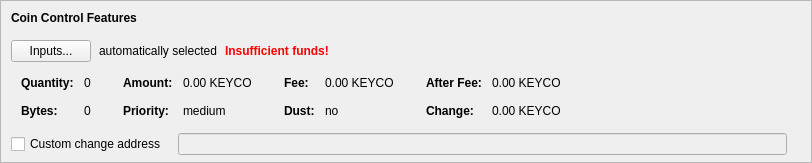
    <widget class="QFrame" name="frameCoinControl">
     <property name="sizePolicy">
      <sizepolicy hsizetype="Expanding" vsizetype="Expanding">
       <horstretch>0</horstretch>
       <verstretch>0</verstretch>
      </sizepolicy>
     </property>
     <property name="maximumSize">
      <size>
       <width>16777215</width>
       <height>16777215</height>
      </size>
     </property>
     <property name="frameShape">
      <enum>QFrame::StyledPanel</enum>
     </property>
     <property name="frameShadow">
      <enum>QFrame::Sunken</enum>
     </property>
     <layout class="QVBoxLayout" name="verticalLayoutCoinControl2">
      <property name="spacing">
       <number>0</number>
      </property>
      <property name="leftMargin">
       <number>0</number>
      </property>
      <property name="topMargin">
       <number>0</number>
      </property>
      <property name="rightMargin">
       <number>0</number>
      </property>
      <property name="bottomMargin">
       <number>6</number>
      </property>
      <item>
       <layout class="QVBoxLayout" name="verticalLayoutCoinControl" stretch="0,0,0,0,1">
        <property name="spacing">
         <number>0</number>
        </property>
        <property name="leftMargin">
         <number>10</number>
        </property>
        <property name="topMargin">
         <number>10</number>
        </property>
        <item>
         <layout class="QHBoxLayout" name="horizontalLayoutCoinControl1">
          <property name="bottomMargin">
           <number>15</number>
          </property>
          <item>
           <widget class="QLabel" name="labelCoinControlFeatures">
            <property name="sizePolicy">
             <sizepolicy hsizetype="Preferred" vsizetype="Maximum">
              <horstretch>0</horstretch>
              <verstretch>0</verstretch>
             </sizepolicy>
            </property>
            <property name="font">
             <font>
              <weight>75</weight>
              <bold>true</bold>
             </font>
            </property>
            <property name="styleSheet">
             <string notr="true">font-weight:bold;</string>
            </property>
            <property name="text">
             <string>Coin Control Features</string>
            </property>
           </widget>
          </item>
         </layout>
        </item>
        <item>
         <layout class="QHBoxLayout" name="horizontalLayoutCoinControl2" stretch="0,0,0,0">
          <property name="spacing">
           <number>8</number>
          </property>
          <property name="bottomMargin">
           <number>10</number>
          </property>
          <item>
           <widget class="QPushButton" name="pushButtonCoinControl">
            <property name="styleSheet">
             <string notr="true"/>
            </property>
            <property name="text">
             <string>Inputs...</string>
            </property>
            <property name="autoDefault">
             <bool>false</bool>
            </property>
           </widget>
          </item>
          <item>
           <widget class="QLabel" name="labelCoinControlAutomaticallySelected">
            <property name="text">
             <string>automatically selected</string>
            </property>
            <property name="margin">
             <number>5</number>
            </property>
           </widget>
          </item>
          <item>
           <widget class="QLabel" name="labelCoinControlInsuffFunds">
            <property name="font">
             <font>
              <weight>75</weight>
              <bold>true</bold>
             </font>
            </property>
            <property name="styleSheet">
             <string notr="true">color:red;font-weight:bold;</string>
            </property>
            <property name="text">
             <string>Insufficient funds!</string>
            </property>
            <property name="margin">
             <number>5</number>
            </property>
           </widget>
          </item>
          <item>
           <spacer name="horizontalSpacerCoinControl">
            <property name="orientation">
             <enum>Qt::Horizontal</enum>
            </property>
            <property name="sizeHint" stdset="0">
             <size>
              <width>40</width>
              <height>1</height>
             </size>
            </property>
           </spacer>
          </item>
         </layout>
        </item>
        <item>
         <widget class="QWidget" name="widgetCoinControl" native="true">
          <property name="sizePolicy">
           <sizepolicy hsizetype="Preferred" vsizetype="Preferred">
            <horstretch>0</horstretch>
            <verstretch>0</verstretch>
           </sizepolicy>
          </property>
          <property name="minimumSize">
           <size>
            <width>0</width>
            <height>0</height>
           </size>
          </property>
          <property name="styleSheet">
           <string notr="true"/>
          </property>
          <layout class="QHBoxLayout" name="horizontalLayoutCoinControl5">
           <property name="leftMargin">
            <number>0</number>
           </property>
           <property name="topMargin">
            <number>0</number>
           </property>
           <property name="rightMargin">
            <number>0</number>
           </property>
           <property name="bottomMargin">
            <number>0</number>
           </property>
           <item>
            <layout class="QHBoxLayout" name="horizontalLayoutCoinControl3" stretch="0,0,0,1">
             <property name="spacing">
              <number>20</number>
             </property>
             <property name="topMargin">
              <number>0</number>
             </property>
             <property name="bottomMargin">
              <number>10</number>
             </property>
             <item>
              <layout class="QFormLayout" name="formLayoutCoinControl1">
               <property name="horizontalSpacing">
                <number>10</number>
               </property>
               <property name="verticalSpacing">
                <number>14</number>
               </property>
               <property name="leftMargin">
                <number>10</number>
               </property>
               <property name="topMargin">
                <number>4</number>
               </property>
               <property name="rightMargin">
                <number>6</number>
               </property>
               <item row="0" column="0">
                <widget class="QLabel" name="labelCoinControlQuantityText">
                 <property name="font">
                  <font>
                   <weight>75</weight>
                   <bold>true</bold>
                  </font>
                 </property>
                 <property name="text">
                  <string>Quantity:</string>
                 </property>
                 <property name="margin">
                  <number>0</number>
                 </property>
                </widget>
               </item>
               <item row="0" column="1">
                <widget class="QLabel" name="labelCoinControlQuantity">
                 <property name="cursor">
                  <cursorShape>IBeamCursor</cursorShape>
                 </property>
                 <property name="contextMenuPolicy">
                  <enum>Qt::ActionsContextMenu</enum>
                 </property>
                 <property name="text">
                  <string notr="true">0</string>
                 </property>
                 <property name="margin">
                  <number>0</number>
                 </property>
                 <property name="textInteractionFlags">
                  <set>Qt::LinksAccessibleByMouse|Qt::TextSelectableByKeyboard|Qt::TextSelectableByMouse</set>
                 </property>
                </widget>
               </item>
               <item row="1" column="0">
                <widget class="QLabel" name="labelCoinControlBytesText">
                 <property name="font">
                  <font>
                   <weight>75</weight>
                   <bold>true</bold>
                  </font>
                 </property>
                 <property name="text">
                  <string>Bytes:</string>
                 </property>
                </widget>
               </item>
               <item row="1" column="1">
                <widget class="QLabel" name="labelCoinControlBytes">
                 <property name="cursor">
                  <cursorShape>IBeamCursor</cursorShape>
                 </property>
                 <property name="contextMenuPolicy">
                  <enum>Qt::ActionsContextMenu</enum>
                 </property>
                 <property name="text">
                  <string notr="true">0</string>
                 </property>
                 <property name="textInteractionFlags">
                  <set>Qt::LinksAccessibleByMouse|Qt::TextSelectableByKeyboard|Qt::TextSelectableByMouse</set>
                 </property>
                </widget>
               </item>
              </layout>
             </item>
             <item>
              <layout class="QFormLayout" name="formLayoutCoinControl2">
               <property name="horizontalSpacing">
                <number>10</number>
               </property>
               <property name="verticalSpacing">
                <number>14</number>
               </property>
               <property name="leftMargin">
                <number>6</number>
               </property>
               <property name="topMargin">
                <number>4</number>
               </property>
               <property name="rightMargin">
                <number>6</number>
               </property>
               <item row="0" column="0">
                <widget class="QLabel" name="labelCoinControlAmountText">
                 <property name="font">
                  <font>
                   <weight>75</weight>
                   <bold>true</bold>
                  </font>
                 </property>
                 <property name="text">
                  <string>Amount:</string>
                 </property>
                 <property name="margin">
                  <number>0</number>
                 </property>
                </widget>
               </item>
               <item row="0" column="1">
                <widget class="QLabel" name="labelCoinControlAmount">
                 <property name="cursor">
                  <cursorShape>IBeamCursor</cursorShape>
                 </property>
                 <property name="contextMenuPolicy">
                  <enum>Qt::ActionsContextMenu</enum>
                 </property>
                 <property name="text">
                  <string notr="true">0.00 KEYCO</string>
                 </property>
                 <property name="textInteractionFlags">
                  <set>Qt::LinksAccessibleByMouse|Qt::TextSelectableByKeyboard|Qt::TextSelectableByMouse</set>
                 </property>
                </widget>
               </item>
               <item row="1" column="0">
                <widget class="QLabel" name="labelCoinControlPriorityText">
                 <property name="font">
                  <font>
                   <weight>75</weight>
                   <bold>true</bold>
                  </font>
                 </property>
                 <property name="text">
                  <string>Priority:</string>
                 </property>
                </widget>
               </item>
               <item row="1" column="1">
                <widget class="QLabel" name="labelCoinControlPriority">
                 <property name="cursor">
                  <cursorShape>IBeamCursor</cursorShape>
                 </property>
                 <property name="contextMenuPolicy">
                  <enum>Qt::ActionsContextMenu</enum>
                 </property>
                 <property name="text">
                  <string>medium</string>
                 </property>
                 <property name="textInteractionFlags">
                  <set>Qt::LinksAccessibleByMouse|Qt::TextSelectableByKeyboard|Qt::TextSelectableByMouse</set>
                 </property>
                </widget>
               </item>
              </layout>
             </item>
             <item>
              <layout class="QFormLayout" name="formLayoutCoinControl3">
               <property name="horizontalSpacing">
                <number>10</number>
               </property>
               <property name="verticalSpacing">
                <number>14</number>
               </property>
               <property name="leftMargin">
                <number>6</number>
               </property>
               <property name="topMargin">
                <number>4</number>
               </property>
               <property name="rightMargin">
                <number>6</number>
               </property>
               <item row="0" column="0">
                <widget class="QLabel" name="labelCoinControlFeeText">
                 <property name="font">
                  <font>
                   <weight>75</weight>
                   <bold>true</bold>
                  </font>
                 </property>
                 <property name="text">
                  <string>Fee:</string>
                 </property>
                 <property name="margin">
                  <number>0</number>
                 </property>
                </widget>
               </item>
               <item row="0" column="1">
                <widget class="QLabel" name="labelCoinControlFee">
                 <property name="cursor">
                  <cursorShape>IBeamCursor</cursorShape>
                 </property>
                 <property name="contextMenuPolicy">
                  <enum>Qt::ActionsContextMenu</enum>
                 </property>
                 <property name="text">
                  <string notr="true">0.00 KEYCO</string>
                 </property>
                 <property name="textInteractionFlags">
                  <set>Qt::LinksAccessibleByMouse|Qt::TextSelectableByKeyboard|Qt::TextSelectableByMouse</set>
                 </property>
                </widget>
               </item>
               <item row="1" column="0">
                <widget class="QLabel" name="labelCoinControlLowOutputText">
                 <property name="font">
                  <font>
                   <weight>75</weight>
                   <bold>true</bold>
                  </font>
                 </property>
                 <property name="text">
                  <string>Dust:</string>
                 </property>
                </widget>
               </item>
               <item row="1" column="1">
                <widget class="QLabel" name="labelCoinControlLowOutput">
                 <property name="cursor">
                  <cursorShape>IBeamCursor</cursorShape>
                 </property>
                 <property name="contextMenuPolicy">
                  <enum>Qt::ActionsContextMenu</enum>
                 </property>
                 <property name="text">
                  <string>no</string>
                 </property>
                 <property name="textInteractionFlags">
                  <set>Qt::LinksAccessibleByMouse|Qt::TextSelectableByKeyboard|Qt::TextSelectableByMouse</set>
                 </property>
                </widget>
               </item>
              </layout>
             </item>
             <item>
              <layout class="QFormLayout" name="formLayoutCoinControl4">
               <property name="horizontalSpacing">
                <number>10</number>
               </property>
               <property name="verticalSpacing">
                <number>14</number>
               </property>
               <property name="leftMargin">
                <number>6</number>
               </property>
               <property name="topMargin">
                <number>4</number>
               </property>
               <property name="rightMargin">
                <number>6</number>
               </property>
               <item row="0" column="0">
                <widget class="QLabel" name="labelCoinControlAfterFeeText">
                 <property name="font">
                  <font>
                   <weight>75</weight>
                   <bold>true</bold>
                  </font>
                 </property>
                 <property name="text">
                  <string>After Fee:</string>
                 </property>
                 <property name="margin">
                  <number>0</number>
                 </property>
                </widget>
               </item>
               <item row="0" column="1">
                <widget class="QLabel" name="labelCoinControlAfterFee">
                 <property name="cursor">
                  <cursorShape>IBeamCursor</cursorShape>
                 </property>
                 <property name="contextMenuPolicy">
                  <enum>Qt::ActionsContextMenu</enum>
                 </property>
                 <property name="text">
                  <string notr="true">0.00 KEYCO</string>
                 </property>
                 <property name="textInteractionFlags">
                  <set>Qt::LinksAccessibleByMouse|Qt::TextSelectableByKeyboard|Qt::TextSelectableByMouse</set>
                 </property>
                </widget>
               </item>
               <item row="1" column="0">
                <widget class="QLabel" name="labelCoinControlChangeText">
                 <property name="font">
                  <font>
                   <weight>75</weight>
                   <bold>true</bold>
                  </font>
                 </property>
                 <property name="text">
                  <string>Change:</string>
                 </property>
                </widget>
               </item>
               <item row="1" column="1">
                <widget class="QLabel" name="labelCoinControlChange">
                 <property name="cursor">
                  <cursorShape>IBeamCursor</cursorShape>
                 </property>
                 <property name="contextMenuPolicy">
                  <enum>Qt::ActionsContextMenu</enum>
                 </property>
                 <property name="text">
                  <string notr="true">0.00 KEYCO</string>
                 </property>
                 <property name="textInteractionFlags">
                  <set>Qt::LinksAccessibleByMouse|Qt::TextSelectableByKeyboard|Qt::TextSelectableByMouse</set>
                 </property>
                </widget>
               </item>
              </layout>
             </item>
            </layout>
           </item>
          </layout>
         </widget>
        </item>
        <item>
         <layout class="QHBoxLayout" name="horizontalLayoutCoinControl4" stretch="0,0,0">
          <property name="spacing">
           <number>12</number>
          </property>
          <property name="sizeConstraint">
           <enum>QLayout::SetDefaultConstraint</enum>
          </property>
          <property name="topMargin">
           <number>5</number>
          </property>
          <property name="rightMargin">
           <number>5</number>
          </property>
          <item>
           <widget class="QCheckBox" name="checkBoxCoinControlChange">
            <property name="toolTip">
             <string>If this is activated, but the change address is empty or invalid, change will be sent to a newly generated address.</string>
            </property>
            <property name="text">
             <string>Custom change address</string>
            </property>
           </widget>
          </item>
          <item>
           <widget class="QValidatedLineEdit" name="lineEditCoinControlChange">
            <property name="enabled">
             <bool>false</bool>
            </property>
            <property name="sizePolicy">
             <sizepolicy hsizetype="Expanding" vsizetype="Fixed">
              <horstretch>0</horstretch>
              <verstretch>0</verstretch>
             </sizepolicy>
            </property>
           </widget>
          </item>
          <item>
           <widget class="QLabel" name="labelCoinControlChangeLabel">
            <property name="sizePolicy">
             <sizepolicy hsizetype="Preferred" vsizetype="Expanding">
              <horstretch>0</horstretch>
              <verstretch>0</verstretch>
             </sizepolicy>
            </property>
            <property name="minimumSize">
             <size>
              <width>0</width>
              <height>0</height>
             </size>
            </property>
            <property name="text">
             <string/>
            </property>
            <property name="margin">
             <number>3</number>
            </property>
           </widget>
          </item>
         </layout>
        </item>
        <item>
         <spacer name="verticalSpacerCoinControl">
          <property name="orientation">
           <enum>Qt::Vertical</enum>
          </property>
          <property name="sizeHint" stdset="0">
           <size>
            <width>800</width>
            <height>1</height>
           </size>
          </property>
         </spacer>
        </item>
       </layout>
      </item>
     </layout>
    </widget>
